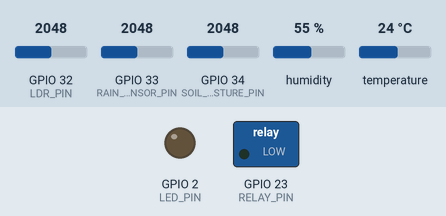
A sketch run on a simulated ESP32. Shown: switched loads named in the sketch (green lamp = pin HIGH), output pins drawn as LEDs (lit = HIGH). Dashed ring = blinking. Inputs (shaded band) come from the test bench; at power-on: GPIO 33 (RAIN_SENSOR_PIN) = 2048, GPIO 34 (SOIL_MOISTURE_PIN) = 2048, GPIO 32 (LDR_PIN) = 2048, humidity 55 %, temperature 24 °C. WiFi joins after 1.5 s; servers stay silent unless stated; network time is answered at once with the bench clock; the local clock reads 2024-03-15 10:24:30 at power-on unless the sketch sets it; what the sketch prints to the serial monitor is not drawn.

Above: at 3.2 s.
3.3 s: GPIO 33 (RAIN_SENSOR_PIN) set to 3245
5.3 s: GPIO 33 (RAIN_SENSOR_PIN) set to 3308
At 6.26 s:
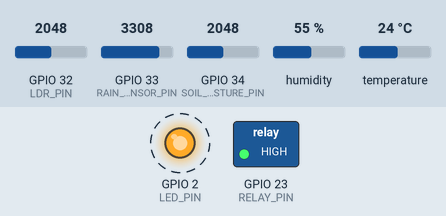
At 7.7 s:
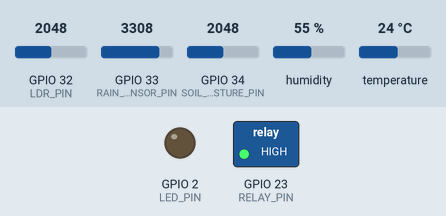
8.2 s: GPIO 34 (SOIL_MOISTURE_PIN) set to 1264
10.2 s: GPIO 34 (SOIL_MOISTURE_PIN) set to 1202
At 11.14 s:
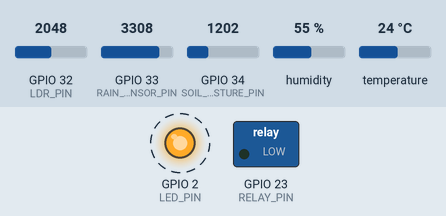
Timing chart, 0 to 13.3 s (numbered marks = the images above; inputs shaded):
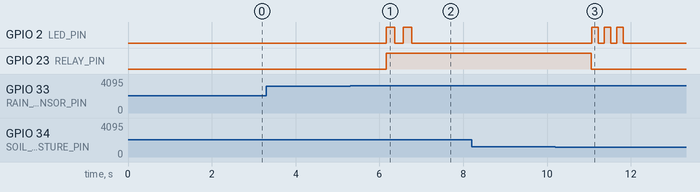

The sketch:

ESP32.ino
```cpp
#include <WiFi.h>
#include <WebSocketsClient.h>
#include <DHT.h>
#include <ArduinoJson.h>
#include <WiFiUdp.h>
#include <NTPClient.h>

// ------------------- WiFi credentials -------------------
const char* ssid = "iot";
const char* password = "1234567890";

// ------------------- NTP Client -------------------
WiFiUDP udp;
NTPClient timeClient(udp, "pool.ntp.org", 19800, 60000);  // UTC+5:30 (IST)

// ------------------- WebSocket server -------------------
const char* websocket_server = "10.235.116.112";
const uint16_t websocket_port = 3000;

// ------------------- Pin definitions -------------------
#define RELAY_PIN 23
#define DHTPIN 4
#define DHTTYPE DHT11
#define LDR_PIN 32
#define SOIL_MOISTURE_PIN 34  // ADC pin
#define RAIN_SENSOR_PIN 33  // Analog pin for rain sensor
#define LED_PIN 2  // Onboard LED (GPIO2)

// ------------------- Objects -------------------
DHT dht(DHTPIN, DHTTYPE);
WebSocketsClient webSocket;

// ------------------- State variables -------------------
bool autoMode = true;
bool pumpStatus = false;
bool espConnected = false;

float previousTemperature = -1000;
float previousHumidity = -1000;
int previousLightPercent = -1;
int previousSoilMoisturePercent = -1;
int previousRainPercent = -1;
bool previousPumpStatus = false;
bool firstTimeSend = true;

unsigned long lastSendTime = 0;

// ------------------- Smart Irrigation Variables -------------------
const int soilThresholdOn = 50;   // Turn pump ON below this (dry soil)
const int soilThresholdOff = 70;  // Turn pump OFF above this (moist soil)
const int rainThreshold = 30;     // Rain intensity threshold for irrigation
const unsigned long maxPumpTime = 15UL * 60UL * 1000UL; // 15 minutes max pump time
const int irrigationScoreThreshold = 6; // Minimum score to start irrigation

unsigned long pumpStartTime = 0;
int lastIrrigationScore = 0;
bool pumpWasOn = false;

// ------------------- Helper Functions -------------------

void blinkLED(int times, int delayMs) {
  for (int i = 0; i < times; i++) {
    digitalWrite(LED_PIN, HIGH);
    delay(delayMs);
    digitalWrite(LED_PIN, LOW);
    delay(delayMs);
  }
}

// ------------------- Smart Irrigation Functions -------------------

int calculateIrrigationScore(float temperature, float humidity, int soilPercent, int rainPercent, int lightPercent) {
  int score = 0;

  // Soil moisture (High Priority - Most Important)
  if (soilPercent < 30) score += 4;        // Very dry soil
  else if (soilPercent < 50) score += 3;   // Dry soil
  else if (soilPercent < 60) score += 2;   // Slightly dry soil
  else if (soilPercent >= 80) score -= 2;  // Very wet soil (negative score)

  // Rain detection (High Priority - Avoid wasting water)
  if (rainPercent < 10) score += 3;        // No rain
  else if (rainPercent < 20) score += 2;   // Light rain/drizzle
  else if (rainPercent < 40) score += 1;   // Moderate rain
  else if (rainPercent >= 60) score -= 3;  // Heavy rain (negative score)

  // Temperature (Medium Priority)
  if (temperature > 35) score += 3;        // Very hot
  else if (temperature > 30) score += 2;   // Hot
  else if (temperature > 25) score += 1;   // Warm
  else if (temperature < 15) score -= 1;   // Cold (less water needed)

  // Humidity (Medium Priority)
  if (humidity < 30) score += 2;           // Very low humidity
  else if (humidity < 40) score += 1;      // Low humidity
  else if (humidity > 80) score -= 1;      // High humidity (less water needed)

  // Light intensity (Low Priority - affects evaporation)
  if (lightPercent < 20) score += 1;       // Bright sunlight (more evaporation)
  else if (lightPercent > 80) score -= 1;  // Very dark (less evaporation)

  // Time-based factor (Low Priority)
  int currentHour = (timeClient.getEpochTime() / 3600) % 24;
  if (currentHour >= 6 && currentHour <= 10) score += 1;  // Morning irrigation preferred
  else if (currentHour >= 18 && currentHour <= 22) score += 1; // Evening irrigation preferred
  else if (currentHour >= 22 || currentHour <= 6) score -= 1;  // Night irrigation discouraged

  return score;
}

bool shouldStartIrrigation(int score, int soilPercent, int rainPercent) {
  // Must meet minimum score threshold
  if (score < irrigationScoreThreshold) return false;

  // Must have dry soil (hysteresis)
  if (soilPercent >= soilThresholdOff) return false;

  // Must not have significant rain
  if (rainPercent >= rainThreshold) return false;

  return true;
}

bool shouldStopIrrigation(int soilPercent, int rainPercent, unsigned long pumpRuntime) {
  // Stop if soil is moist enough (hysteresis)
  if (soilPercent >= soilThresholdOff) return true;

  // Stop if significant rain starts
  if (rainPercent >= rainThreshold) return true;

  // Stop if pump has run too long (safety)
  if (pumpRuntime >= maxPumpTime) return true;

  return false;
}


String getISOTime() {
  timeClient.update();
  unsigned long epochTime = timeClient.getEpochTime();

  int hours = (epochTime / 3600) % 24;
  int minutes = (epochTime / 60) % 60;
  int seconds = epochTime % 60;

  char buffer[30];
  snprintf(buffer, sizeof(buffer), "2025-10-07T%02d:%02d:%02d+05:30", hours, minutes, seconds);
  return String(buffer);
}

void webSocketEvent(WStype_t type, uint8_t* payload, size_t length) {
  switch (type) {
    case WStype_CONNECTED:
      Serial.println("✅ Connected to WebSocket server");
      webSocket.sendTXT("{\"type\":\"init-esp\"}");
      espConnected = true;
      break;

    case WStype_TEXT: {
      Serial.printf("📩 Received: %s\n", payload);
      DynamicJsonDocument doc(256);
      DeserializationError error = deserializeJson(doc, payload);

      if (error) {
        Serial.print("JSON parse error: ");
        Serial.println(error.c_str());
        String msg = String((char*)payload);
        if (msg.indexOf("frontend-connected") >= 0) firstTimeSend = true;
      } else {
        if (doc.containsKey("type") && doc["type"] == "frontend-connected") {
          Serial.println("Frontend connected → sending immediate data");
          firstTimeSend = true;
          blinkLED(2, 100);
        } else if (doc.containsKey("command")) {
          String command = doc["command"];
          Serial.println("Command: " + command);

          if (command == "pump-on") {
            digitalWrite(RELAY_PIN, HIGH);
            pumpStatus = true;
            blinkLED(3, 200);
          } else if (command == "pump-off") {
            digitalWrite(RELAY_PIN, LOW);
            pumpStatus = false;
            blinkLED(2, 300);
          } else if (command == "auto-on") {
            autoMode = true;
            blinkLED(4, 150);
          } else if (command == "auto-off") {
            autoMode = false;
            blinkLED(1, 500);
          }
        }
      }
      break;
    }

    case WStype_DISCONNECTED:
      Serial.println("❌ WebSocket disconnected");
      espConnected = false;
      break;
  }
}

// ------------------- Setup -------------------
void setup() {
  Serial.begin(115200);
  pinMode(LED_PIN, OUTPUT);
  pinMode(LDR_PIN, INPUT);
  pinMode(SOIL_MOISTURE_PIN, INPUT);
  pinMode(RAIN_SENSOR_PIN, INPUT);
  pinMode(RELAY_PIN, OUTPUT);
  digitalWrite(RELAY_PIN, LOW);

  Serial.println("\n🔌 Connecting to WiFi...");
  WiFi.begin(ssid, password);
  while (WiFi.status() != WL_CONNECTED) {
    delay(1000);
    Serial.print(".");
  }
  Serial.println("\n✅ WiFi Connected!");
  Serial.print("IP: ");
  Serial.println(WiFi.localIP());

  dht.begin();
  timeClient.begin();
  webSocket.begin(websocket_server, websocket_port, "/");
  webSocket.onEvent(webSocketEvent);
  webSocket.setReconnectInterval(5000);
}

// ------------------- Loop -------------------
void loop() {
  webSocket.loop();

  if (millis() - lastSendTime > 1000) {
    float temperature = dht.readTemperature();
    float humidity = dht.readHumidity();

    if (isnan(temperature) || isnan(humidity)) {
      Serial.println("⚠️ DHT read failed. Using previous values.");
      temperature = (previousTemperature != -1000) ? previousTemperature : 25.0;
      humidity = (previousHumidity != -1000) ? previousHumidity : 50.0;
    }

    int ldrValue = analogRead(LDR_PIN);
    // Map LDR analog values (0-4095) to percentage (0-100%)
    // 4095 (bright) → 0% (darkness percentage)
    // 0 (dark) → 100% (darkness percentage)
    int lightPercent = map(ldrValue, 4095,0, 0, 100);
    lightPercent = constrain(lightPercent, 0, 100);

    // Debug output for LDR values
    Serial.printf("🔆 LDR Raw: %d, Mapped: %d%%\n", ldrValue, lightPercent);

    int soilValue = analogRead(SOIL_MOISTURE_PIN);
    // Map soil moisture analog values (0-4095) to percentage (0-100%)
    // 4095 (dry/air) → 0% (moisture percentage)
    // 0 (wet/water) → 100% (moisture percentage)
    int soilPercent = map(soilValue, 4095, 0, 0, 100);
    soilPercent = constrain(soilPercent, 0, 100);

    // Debug output for soil moisture values
    Serial.printf("🌱 Soil Raw: %d, Mapped: %d%%\n", soilValue, soilPercent);

    int rainValue = analogRead(RAIN_SENSOR_PIN);
    // Map rain sensor analog values (0-4095) to percentage (0-100%)
    // 4095 (dry plate) → 0% (rain intensity)
    // 0 (fully wet/submerged) → 100% (rain intensity)
    int rainPercent = map(rainValue, 4095, 0, 0, 100);
    rainPercent = constrain(rainPercent, 0, 100);

    // Debug output for rain sensor values
    Serial.printf("🌧️ Rain Raw: %d, Intensity: %d%%\n", rainValue, rainPercent);

    // ------------------- Smart Irrigation Logic -------------------
    if (autoMode) {
      // Calculate irrigation score based on all factors
      int irrigationScore = calculateIrrigationScore(temperature, humidity, soilPercent, rainPercent, lightPercent);
      lastIrrigationScore = irrigationScore;

      // Get current pump runtime
      unsigned long currentPumpRuntime = 0;
      if (pumpStatus && pumpStartTime > 0) {
        currentPumpRuntime = millis() - pumpStartTime;
      }

      // Smart irrigation decision
      if (!pumpStatus) {
        // Pump is OFF - decide if we should start
        if (shouldStartIrrigation(irrigationScore, soilPercent, rainPercent)) {
          digitalWrite(RELAY_PIN, HIGH);
          pumpStatus = true;
          pumpStartTime = millis();
          pumpWasOn = true;
          Serial.printf("🚰 Starting irrigation - Score: %d, Soil: %d%%, Rain: %d%%\n",
                       irrigationScore, soilPercent, rainPercent);
          blinkLED(2, 200); // Quick blink to indicate irrigation start
        }
      } else {
        // Pump is ON - decide if we should stop
        if (shouldStopIrrigation(soilPercent, rainPercent, currentPumpRuntime)) {
          digitalWrite(RELAY_PIN, LOW);
          pumpStatus = false;
          pumpStartTime = 0;
          Serial.printf("🛑 Stopping irrigation - Soil: %d%%, Rain: %d%%, Runtime: %lu ms\n",
                       soilPercent, rainPercent, currentPumpRuntime);
          blinkLED(3, 150); // Triple blink to indicate irrigation stop
        }
      }

      // Debug output for irrigation decisions
      Serial.printf("🧠 Irrigation Score: %d (Threshold: %d), Soil: %d%%, Rain: %d%%, Temp: %.1f°C, Humidity: %.1f%%\n",
                   irrigationScore, irrigationScoreThreshold, soilPercent, rainPercent, temperature, humidity);
    }

    bool shouldSend =
      firstTimeSend ||
      temperature != previousTemperature ||
      humidity != previousHumidity ||
      lightPercent != previousLightPercent ||
      soilPercent != previousSoilMoisturePercent ||
      rainPercent != previousRainPercent ||
      pumpStatus != previousPumpStatus;

    if (shouldSend) {
      previousTemperature = temperature;
      previousHumidity = humidity;
      previousLightPercent = lightPercent;
      previousSoilMoisturePercent = soilPercent;
      previousRainPercent = rainPercent;
      previousPumpStatus = pumpStatus;
      firstTimeSend = false;

      StaticJsonDocument<512> doc;
      doc["temperature"] = temperature;
      doc["humidity"] = humidity;
      doc["soilMoisture"] = soilPercent;
      doc["soilMoistureRaw"] = soilValue;  // Add raw soil moisture analog value
      doc["lightLevel"] = lightPercent;
      doc["lightLevelRaw"] = ldrValue;  // Add raw analog value
      doc["rainDrop"] = rainPercent;  // Changed to rain intensity percentage
      doc["rainDropRaw"] = rainValue;  // Add raw rain sensor analog value
      doc["pumpStatus"] = pumpStatus;
      doc["autoMode"] = autoMode;
      doc["irrigationScore"] = lastIrrigationScore;  // Add irrigation score
      doc["timestamp"] = getISOTime();
      doc["espConnected"] = espConnected;

      String jsonStr;
      serializeJson(doc, jsonStr);

      webSocket.sendTXT(jsonStr);
      Serial.println("📤 Data sent to server.");
    }

    lastSendTime = millis();
  }
}
```

Measured:
- the behaviour switches between 3276 and 3277 on GPIO 33 (RAIN_SENSOR_PIN) (found by bisection; images 0 and 1)
- the behaviour switches between 1229 and 1228 on GPIO 34 (SOIL_MOISTURE_PIN) (found by bisection; images 2 and 3)
- after the input at 3.3 s, every drawn part: stays the same
- after the input at 5.3 s, GPIO 2 (LED_PIN): alternates HIGH for 0.20 s and LOW for 0.20 s, 4 changes in all, then stays LOW, starting after 0.87 s; GPIO 23 (RELAY_PIN): LOW → HIGH after 0.86 s
- after the input at 8.2 s, every drawn part: stays the same
- after the input at 10.2 s, GPIO 2 (LED_PIN): alternates HIGH for 0.15 s and LOW for 0.15 s, 6 changes in all, then stays LOW, starting after 0.87 s; GPIO 23 (RELAY_PIN): HIGH → LOW after 0.86 s
